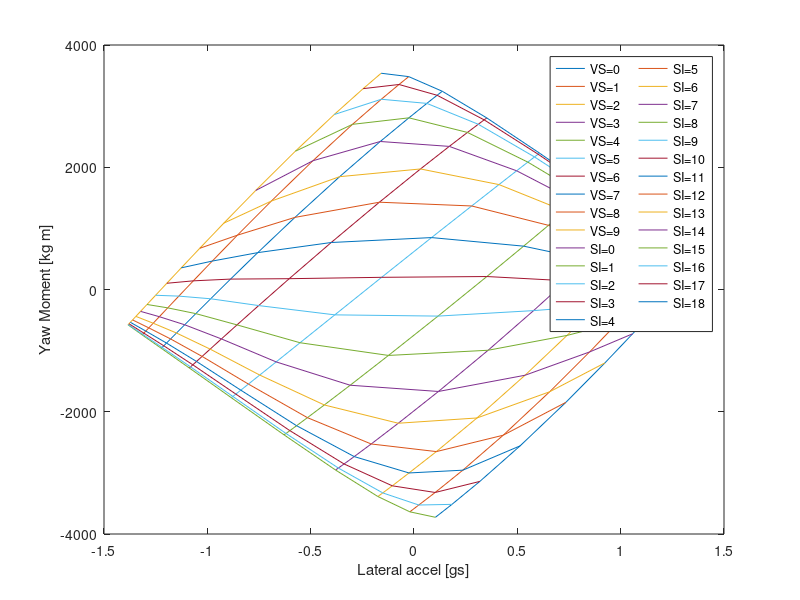

Source code (MATLAB):
clear all
clc

car = struct();%Definiciones del coche

g=9.81; %m/s^2

car.l=1.53; %longitud cotxe
car.a = 0.83;%Distancia ruedas del a cg
car.b = car.l-car.a;%Distancia ruedas tras a cg
car.Tf = 1.25;%Trackwith front
car.Tr = 1.15;%Trackwith rear
car.weight = 325; %Pes
car.Zrf=0.06791; %Roll center front
car.Zrr=0.07483; %Roll center rear
car.H=0.25;
car.Kf= 276.77; %roll stiffnes front
car.Kr= 249.6; %roll stiffnes rear
car.h= 0.3; 
car.copx=0.84; %centre de pressions
car.lambdaHy=1;
car.lambdaVy=1;
car.lambdauy=0.6; %scaling factor
car.lambdaKygamma=1;
car.lambdaCy=1;
car.lambdaEy=1;
car.lambdaKyalpha=1;
car.lambdaKygamma=1;
car.PF=0.75; %Front pressure Bar
car.PR=0.75; %Rrear pressure Bar
gammaF0=-1.2; %Front Camber deg
gammaR0=-1.2; %Rear Camber deg

tire = struct();%Valores adimensionales modelo de neumatico
tire.PCY1 = 1.5000; %shape factor (Afilar cantonades i estirar i atxatar)
tire.PDY1 = 2.35; %estirar o aixafar gràfica
tire.PDY2 = -0.4982;
tire.PDY3 = 10;
tire.PEY1 = -0.0028; %afilar cantonades
tire.PEY2 = 0.0019;
tire.PEY3 = -1.5129; %en negatiu s'afila la dreta i en postiu l'esquerra
tire.PEY4 = 230.59;
tire.PEY5 = -3.8505e+04;
tire.PKY1 = -25.5913;
tire.PKY2 = 1; %rotar sobre el centre antihorari
tire.PKY3 = 1.0000; 
tire.PKY4 = 2.0000; 
tire.PKY5 = -1.7614; 
tire.PKY6 = 4.1319;
tire.PKY7 = 2.4839;
tire.PHY1 = 0; %Desplaçar lateralment
tire.PHY2 = 0; %Desplaçar lateralment
tire.PVY1 = 0; %pujar i baixar la grafica sencera
tire.PVY2 = 0; %pujar i baixar la grafica sencera
tire.PVY3 = 0; %pujar i baixar la grafica sencera
tire.PVY4 = 2.9407;
tire.PPY1 = 0.2347; 
tire.PPY2 = 0.9613;
tire.PPY3 = -1.0855;
tire.PPY4 = -2;
tire.PPY5 = 0.0000;
tire.Fz0 = 1080;
tire.P0=0.97;
%Turn slip
z0=1;
z1=1;
z2=1;
z3=1;
z4=1;

%Ecuacio MZ(SA) Regressio 
a0m =       2.107;
a1m =      -3.933;
b1m =       61.61;
a2m =     -0.4837;
b2m =       10.06;
a3m =      0.7475;
b3m =        7.31;
a4m =      0.4277;
b4m =      -0.423;
a5m =       1.124;
b5m =       3.801;
wm =      0.2417;

MZ=@(SA)  a0m + a1m*cos(SA*wm) + b1m*sin(SA*wm) + a2m*cos(2*SA*wm) + b2m*sin(2*SA*wm) + a3m*cos(3*SA*wm) + b3m*sin(3*SA*wm) + a4m*cos(4*SA*wm) + b4m*sin(4*SA*wm) + a5m*cos(5*SA*wm) + b5m*sin(5*SA*wm);


%%%%%%%%%%%%%%%%%%%%%%%%%%%%%%%%%%%%%%%%%

%Imputs
Radi=9.125; %Radi de gir
deltadg=0:1:18;%Steering angles en graus
SI=deltadg'.*pi/180; %Steering angle en rad
R=sign(SI)*Radi;
Betadg=0:1:9; %Slip angle en graus
VS=Betadg'.*pi/180; %Slip angle rad
sliplim=15*pi/180; %Limit slip angle


%Izz=car.weight*(car.a^2+car.h^2); %Moment inercia
Wf=g*car.weight*car.b/(car.l);
Wr=g*car.weight*car.a/(car.l);


for i = 1:length(SI);
    Q=0; %es pel loop dels VS
    for j = 1:length(VS); 
        if Q==0
            w(i,j)=0.0000000001;
            Ay(i,j)=0;
            for k=1:10     
                
                df(i,j)=1.93*(w(i,j)*R(i)).^2; %Down Force
                dfR(i,j)=df(i,j)*car.copx/(1.53*2); %Down Force front
                dfF(i,j)=df(i,j)*(1.53-car.copx)/(1.53*2); %Down Force rear

                alphaFL(i,j)=((tan(VS(j))*(w(i,j)*R(i)))+(w(i,j)*car.a))./((w(i,j)*R(i))-w(i,j)*car.Tf/2)-SI(i); %slip angle front right en rad
                %alphaFL(i,j)=((tan(VS(j))*R)+car.a)./(R-car.Tf/2)-SI(i); %slip angle front left en rad
                if alphaFL(i,j)>sliplim;
                    alphaFL(i,j)=sliplim;
                elseif alphaFL(i,j)<-sliplim;
                    alphaFL(i,j)=-sliplim;
                end

                alphaFR(i,j)=((tan(VS(j))*(w(i,j)*R(i)))+(w(i,j)*car.a))./((w(i,j)*R(i))+w(i,j)*car.Tf/2)-SI(i); %slip angle front right en rad
                if alphaFR(i,j)>sliplim;
                    alphaFR(i,j)=sliplim;
                elseif alphaFR(i,j)<-sliplim;
                    alphaFR(i,j)=-sliplim;
                end

                alphaRL(i,j)=((tan(VS(j))*(w(i,j)*R(i)))-(w(i,j)*car.b))./((w(i,j)*R(i))-w(i,j)*car.Tr/2); %slip angle rear left en rad           
                if alphaRL(i,j)>sliplim;
                    alphaRL(i,j)=sliplim;
                elseif alphaRL(i,j)<-sliplim;
                    alphaRL(i,j)=-sliplim;
                end

                alphaRR(i,j)=((tan(VS(j))*(w(i,j)*R(i)))-(w(i,j)*car.b))./((w(i,j)*R(i))+w(i,j)*car.Tr/2); %slip angle rear right en rad
                if alphaRR(i,j)>sliplim;
                    alphaRR(i,j)=sliplim;
                elseif alphaRR(i,j)<-sliplim;
                    alphaRR(i,j)=-sliplim;
                end

                %Weight transfer
                WF(i,j)=Ay(i,j)*((g*car.weight/car.Tf)*((car.H*car.Kf/(car.Kf+car.Kr))+(car.b*car.Zrf/car.l))); %weight transfer front (La Ay es en g)
                WR(i,j)=Ay(i,j)*((g*car.weight/car.Tr)*((car.H*car.Kr/(car.Kf+car.Kr))+(car.a*car.Zrr/car.l))); %weight transfer rear (La Ay es en g)

                WFL(i,j)=WF(i,j);
                WFR(i,j)=-WF(i,j);
                WRL(i,j)=WR(i,j);
                WRR(i,j)=-WR(i,j);

                %Camber variation
                rollangle(i,j)=Ay(i,j)*car.weight*g*car.H/(car.Kr+car.Kf);
                gammaFL(i,j)=abs((gammaF0+0.55333*rollangle(i,j))*pi/180); %rollangle i camber en deg 
                gammaFR(i,j)=abs((gammaF0-0.55333*rollangle(i,j))*pi/180); %rollangle i camber en deg 
                gammaRL(i,j)=abs((gammaR0+0.55333*rollangle(i,j))*pi/180); %rollangle i camber en deg 
                gammaRR(i,j)=abs((gammaR0-0.55333*rollangle(i,j))*pi/180); %rollangle i camber en deg 


                %Front Left wheel
                FzFL(i,j) = (g*car.weight*car.b/(car.l*2))+WFL(i,j)+dfF(i,j);
                dfzFL(i,j)=(FzFL(i,j)-tire.Fz0)./tire.Fz0;
                dpiFL=(car.PF-tire.P0)/tire.P0;
                Shy0FL(i,j)=(tire.PHY1+tire.PHY2*dfzFL(i,j))*car.lambdaHy;
                Svy0FL(i,j)=FzFL(i,j)*(tire.PVY1+tire.PVY2*dfzFL(i,j))*car.lambdaVy*car.lambdauy*z2;
                SvygammaFL(i,j)=FzFL(i,j)*(tire.PVY3+tire.PVY4*dfzFL(i,j))*gammaFL(i,j)*car.lambdaKygamma*car.lambdauy*z2;
                SvyFL(i,j)=Svy0FL(i,j)+SvygammaFL(i,j);
                Kygamma0FL(i,j)=(tire.PKY6+tire.PKY7*dfzFL(i,j))*FzFL(i,j)*car.lambdaKygamma*(1+tire.PPY5*dpiFL);
                Kyalpha0FL(i,j)=tire.PKY1*tire.Fz0*(1+tire.PPY1*dpiFL)*sin(tire.PKY4*atan(FzFL(i,j)/((tire.PKY2*tire.Fz0*(1+tire.PPY2*dpiFL)))))*car.lambdaKyalpha;
                KyalphaFL(i,j)=tire.PKY1*tire.Fz0*(1+tire.PPY1*dpiFL)*sin(tire.PKY4*atan(FzFL(i,j)/((tire.PKY2+tire.PKY5*gammaFL(i,j)^2)*tire.Fz0*(1+tire.PPY2*dpiFL))))*(1-tire.PKY3*abs(gammaFL(i,j)))*car.lambdaKyalpha*z3;
                ShygammaFL(i,j)=((Kygamma0FL(i,j)*gammaFL(i,j)-SvygammaFL(i,j))/KyalphaFL(i,j))*z0+z4-1;
                ShyFL(i,j)=Shy0FL(i,j)+ShygammaFL(i,j);
                alphayFL(i,j)=-(alphaFL(i,j)+ShyFL(i,j));
                CyFL(i,j)=tire.PCY1*car.lambdaCy;
                uyFL(i,j)=(tire.PDY1+tire.PDY2*dfzFL(i,j))*(1+tire.PPY3*dpiFL+tire.PPY4*dpiFL^2)*(1-tire.PDY3*gammaFL(i,j)^2)*car.lambdauy;
                DyFL(i,j)=uyFL(i,j)*FzFL(i,j)*z2;
                EyFL(i,j)=(tire.PEY1+tire.PEY2*dfzFL(i,j))*(1+tire.PEY5*gammaFL(i,j)^2-(tire.PEY3+tire.PEY4*gammaFL(i,j))*sign(alphayFL(i,j)))*car.lambdaEy;
                ByFL(i,j)=KyalphaFL(i,j)/(CyFL(i,j)*DyFL(i,j));
                FypFL(i,j)=DyFL(i,j)*sin(CyFL(i,j)*atan(ByFL(i,j)*alphayFL(i,j)-EyFL(i,j).*(ByFL(i,j)*alphayFL(i,j)-atan(ByFL(i,j)*alphayFL(i,j)))))+SvyFL(i,j);
                %MF61Y:
                Gxalpha=1;%combined slip weiht function
                Svyk=0;%combined slip braking included
                FyFL(i,j)=-Gxalpha*FypFL(i,j)+Svyk;


                %Front Right wheel
                FzFR(i,j) = (g*car.weight*car.b/(car.l*2))+WFR(i,j)+dfF(i,j);
                dfzFR(i,j)=(FzFR(i,j)-tire.Fz0)./tire.Fz0;
                dpiFR=(car.PF-tire.P0)/tire.P0;
                Shy0FR(i,j)=(tire.PHY1+tire.PHY2*dfzFR(i,j))*car.lambdaHy;
                Svy0FR(i,j)=FzFR(i,j)*(tire.PVY1+tire.PVY2*dfzFR(i,j))*car.lambdaVy*car.lambdauy*z2;
                SvygammaFR(i,j)=FzFR(i,j)*(tire.PVY3+tire.PVY4*dfzFR(i,j))*gammaFR(i,j)*car.lambdaKygamma*car.lambdauy*z2;
                SvyFR(i,j)=Svy0FR(i,j)+SvygammaFR(i,j);
                Kygamma0FR(i,j)=(tire.PKY6+tire.PKY7*dfzFR(i,j))*FzFR(i,j)*car.lambdaKygamma*(1+tire.PPY5*dpiFR);
                Kyalpha0FR(i,j)=tire.PKY1*tire.Fz0*(1+tire.PPY1*dpiFR)*sin(tire.PKY4*atan(FzFR(i,j)/((tire.PKY2*tire.Fz0*(1+tire.PPY2*dpiFR)))))*car.lambdaKyalpha;
                KyalphaFR(i,j)=tire.PKY1*tire.Fz0*(1+tire.PPY1*dpiFR)*sin(tire.PKY4*atan(FzFR(i,j)/((tire.PKY2+tire.PKY5*gammaFR(i,j)^2)*tire.Fz0*(1+tire.PPY2*dpiFR))))*(1-tire.PKY3*abs(gammaFR(i,j)))*car.lambdaKyalpha*z3;
                ShygammaFR(i,j)=((Kygamma0FR(i,j)*gammaFR(i,j)-SvygammaFR(i,j))/KyalphaFR(i,j))*z0+z4-1;
                ShyFR(i,j)=Shy0FR(i,j)+ShygammaFR(i,j);
                alphayFR(i,j)=alphaFR(i,j)+ShyFR(i,j);
                CyFR(i,j)=tire.PCY1*car.lambdaCy;
                uyFR(i,j)=(tire.PDY1+tire.PDY2*dfzFR(i,j))*(1+tire.PPY3*dpiFR+tire.PPY4*dpiFR^2)*(1-tire.PDY3*gammaFR(i,j)^2)*car.lambdauy;
                DyFR(i,j)=uyFR(i,j)*FzFR(i,j)*z2;
                EyFR(i,j)=(tire.PEY1+tire.PEY2*dfzFR(i,j))*(1+tire.PEY5*gammaFR(i,j)^2-(tire.PEY3+tire.PEY4*gammaFR(i,j))*sign(alphayFR(i,j)))*car.lambdaEy;
                ByFR(i,j)=KyalphaFR(i,j)/(CyFR(i,j)*DyFR(i,j));
                FypFR(i,j)=DyFR(i,j)*sin(CyFR(i,j)*atan(ByFR(i,j)*alphayFR(i,j)-EyFR(i,j).*(ByFR(i,j)*alphayFR(i,j)-atan(ByFR(i,j)*alphayFR(i,j)))))+SvyFR(i,j);
                %MF61Y:
                Gxalpha=1;%conbined slip weiht function
                Svyk=0;%conbined slip braking included
                FyFR(i,j)=Gxalpha*FypFR(i,j)+Svyk;


                %Rear Left wheel
                FzRL(i,j) = (g*car.weight*car.a/(car.l*2))+WRL(i,j)+dfR(i,j);
                dfzRL(i,j)=(FzRL(i,j)-tire.Fz0)./tire.Fz0;
                dpiRL=(car.PR-tire.P0)/tire.P0;
                Shy0RL(i,j)=(tire.PHY1+tire.PHY2*dfzRL(i,j))*car.lambdaHy;
                Svy0RL(i,j)=FzRL(i,j)*(tire.PVY1+tire.PVY2*dfzRL(i,j))*car.lambdaVy*car.lambdauy*z2;
                SvygammaRL(i,j)=FzRL(i,j)*(tire.PVY3+tire.PVY4*dfzRL(i,j))*gammaRL(i,j)*car.lambdaKygamma*car.lambdauy*z2;
                SvyRL(i,j)=Svy0RL(i,j)+SvygammaRL(i,j);
                Kygamma0RL(i,j)=(tire.PKY6+tire.PKY7*dfzRL(i,j))*FzRL(i,j)*car.lambdaKygamma*(1+tire.PPY5*dpiRL);
                Kyalpha0RL(i,j)=tire.PKY1*tire.Fz0*(1+tire.PPY1*dpiRL)*sin(tire.PKY4*atan(FzRL(i,j)/((tire.PKY2*tire.Fz0*(1+tire.PPY2*dpiRL)))))*car.lambdaKyalpha;
                KyalphaRL(i,j)=tire.PKY1*tire.Fz0*(1+tire.PPY1*dpiRL)*sin(tire.PKY4*atan(FzRL(i,j)/((tire.PKY2+tire.PKY5*gammaRL(i,j)^2)*tire.Fz0*(1+tire.PPY2*dpiRL))))*(1-tire.PKY3*abs(gammaRL(i,j)))*car.lambdaKyalpha*z3;
                ShygammaRL(i,j)=((Kygamma0RL(i,j)*gammaRL(i,j)-SvygammaRL(i,j))/KyalphaRL(i,j))*z0+z4-1;
                ShyRL(i,j)=Shy0RL(i,j)+ShygammaRL(i,j);
                alphayRL(i,j)=-(alphaRL(i,j)+ShyRL(i,j));
                CyRL(i,j)=tire.PCY1*car.lambdaCy;
                uyRL(i,j)=(tire.PDY1+tire.PDY2*dfzRL(i,j))*(1+tire.PPY3*dpiRL+tire.PPY4*dpiRL^2)*(1-tire.PDY3*gammaRL(i,j)^2)*car.lambdauy;
                DyRL(i,j)=uyRL(i,j)*FzRL(i,j)*z2;
                EyRL(i,j)=(tire.PEY1+tire.PEY2*dfzRL(i,j))*(1+tire.PEY5*gammaRL(i,j)^2-(tire.PEY3+tire.PEY4*gammaRL(i,j))*sign(alphayRL(i,j)))*car.lambdaEy;
                ByRL(i,j)=KyalphaRL(i,j)/(CyRL(i,j)*DyRL(i,j));
                FypRL(i,j)=DyRL(i,j)*sin(CyRL(i,j)*atan(ByRL(i,j)*alphayRL(i,j)-EyRL(i,j).*(ByRL(i,j)*alphayRL(i,j)-atan(ByRL(i,j)*alphayRL(i,j)))))+SvyRL(i,j);
                %MF61Y:
                Gxalpha=1;%conbined slip weiht function
                Svyk=0;%conbined slip braking included
                FyRL(i,j)=-Gxalpha*FypRL(i,j)+Svyk;


                %Rear Right wheel
                FzRR(i,j) =(g*car.weight*car.a/(car.l*2))+WRR(i,j)+dfR(i,j);
                dfzRR(i,j)=(FzRR(i,j)-tire.Fz0)./tire.Fz0;
                dpiRR=(car.PR-tire.P0)/tire.P0;
                Shy0RR(i,j)=(tire.PHY1+tire.PHY2*dfzRR(i,j))*car.lambdaHy;
                Svy0RR(i,j)=FzRR(i,j)*(tire.PVY1+tire.PVY2*dfzRR(i,j))*car.lambdaVy*car.lambdauy*z2;
                SvygammaRR(i,j)=FzRR(i,j)*(tire.PVY3+tire.PVY4*dfzRR(i,j))*gammaRR(i,j)*car.lambdaKygamma*car.lambdauy*z2;
                SvyRR(i,j)=Svy0RR(i,j)+SvygammaRR(i,j);
                Kygamma0RR(i,j)=(tire.PKY6+tire.PKY7*dfzRR(i,j))*FzRR(i,j)*car.lambdaKygamma*(1+tire.PPY5*dpiRR);
                Kyalpha0RR(i,j)=tire.PKY1*tire.Fz0*(1+tire.PPY1*dpiRR)*sin(tire.PKY4*atan(FzRR(i,j)/((tire.PKY2*tire.Fz0*(1+tire.PPY2*dpiRR)))))*car.lambdaKyalpha;
                KyalphaRR(i,j)=tire.PKY1*tire.Fz0*(1+tire.PPY1*dpiRR)*sin(tire.PKY4*atan(FzRR(i,j)/((tire.PKY2+tire.PKY5*gammaRR(i,j)^2)*tire.Fz0*(1+tire.PPY2*dpiRR))))*(1-tire.PKY3*abs(gammaRR(i,j)))*car.lambdaKyalpha*z3;
                ShygammaRR(i,j)=((Kygamma0RR(i,j)*gammaRR(i,j)-SvygammaRR(i,j))/KyalphaRR(i,j))*z0+z4-1;
                ShyRR(i,j)=Shy0RR(i,j)+ShygammaRR(i,j);
                alphayRR(i,j)=alphaRR(i,j)+ShyRR(i,j);
                CyRR(i,j)=tire.PCY1*car.lambdaCy;
                uyRR(i,j)=(tire.PDY1+tire.PDY2*dfzRR(i,j))*(1+tire.PPY3*dpiRR+tire.PPY4*dpiRR^2)*(1-tire.PDY3*gammaRR(i,j)^2)*car.lambdauy;
                DyRR(i,j)=uyRR(i,j)*FzRR(i,j)*z2;
                EyRR(i,j)=(tire.PEY1+tire.PEY2*dfzRR(i,j))*(1+tire.PEY5*gammaRR(i,j)^2-(tire.PEY3+tire.PEY4*gammaRR(i,j))*sign(alphayRR(i,j)))*car.lambdaEy;
                ByRR(i,j)=KyalphaRR(i,j)/(CyRR(i,j)*DyRR(i,j));
                FypRR(i,j)=DyRR(i,j)*sin(CyRR(i,j)*atan(ByRR(i,j)*alphayRR(i,j)-EyRR(i,j).*(ByRR(i,j)*alphayRR(i,j)-atan(ByRR(i,j)*alphayRR(i,j)))))+SvyRR(i,j);
                %MF61Y:
                Gxalpha=1;%conbined slip weiht function
                Svyk=0;%conbined slip braking included
                FyRR(i,j)=Gxalpha*FypRR(i,j)+Svyk;


                %Izz(i,j)=(car.a/car.l)*(FzFL(i,j)+FzFR(i,j))*car.a^2+(car.b/car.l)*(FzRR(i,j)+FzRL(i,j))*car.b^2;
                if Q==0
                    Ay(i,j)=(FyFL(i,j)*(cos(SI(i)))+FyFR(i,j)*(cos(SI(i)))+(FyRR(i,j)+FyRL(i,j)))/(car.weight*g); %Acceleracio lateral o centripeta en g
                end
                %Ay(i,j)=(FyFL(i,j)*(cos(SI(i)-alphaFL(i,j)))+FyFR(i,j)*(cos(SI(i)-alphaFR(i,j)))+(FyRR(i,j)+FyRL(i,j)))/(car.weight*g); %Acceleracio lateral o centripeta
                YawMoment(i,j)=(FyFL(i,j).*cos(SI(i))+FyFR(i,j).*cos(SI(i)))*car.a-(FyRR(i,j)+FyRL(i,j))*car.b +MZ(alphaFL(i,j))+MZ(alphaFR(i,j))+MZ(alphaRL(i,j))+MZ(alphaRR(i,j));
                %YawMoment(i,j)=(FyFL(i,j).*cos(SI(i)-alphaFL(i,j))+FyFR(i,j).*cos(SI(i)-alphaFL(i,j)))*car.a-(FyRR(i,j)+FyRL(i,j))*car.b-MZ(alphaFL(i,j))-MZ(alphaFR(i,j))-MZ(alphaRL(i,j))-MZ(alphaRR(i,j));
                %YawAccel(i,j)=YawMoment(i,j)./Izz(i,j)*180/pi;
                %w(i,j)=Ay(i,j)*g/(w(i,j)*R);
                w(i,j)=-sign(SI(i))*sqrt(abs(Ay(i,j).*g/R(i)));  
                 %{
                if Ay(i,j)>0
                    Q=0;
                elseif Ay(i,j)<=0 %&& j>1
                    Q=1;
                    %Ay(i,j)=Ay(i,j-1);
                    Ay(i,j)=0;
                    for Q=1:1
                        df(i,j)=1.93*(w(i,j)*R(i)).^2; %Down Force
                        dfR(i,j)=df(i,j)*car.copx/(1.53*2); %Down Force front
                        dfF(i,j)=df(i,j)*(1.53-car.copx)/(1.53*2); %Down Force rear

                        alphaFL(i,j)=((tan(VS(j))*(w(i,j)*R(i)))+(w(i,j)*car.a))./((w(i,j)*R(i))-w(i,j)*car.Tf/2)-SI(i); %slip angle front right en rad
                        %alphaFL(i,j)=((tan(VS(j))*R)+car.a)./(R-car.Tf/2)-SI(i); %slip angle front left en rad
                        if alphaFL(i,j)>sliplim;
                            alphaFL(i,j)=sliplim;
                        elseif alphaFL(i,j)<-sliplim;
                            alphaFL(i,j)=-sliplim;
                        end

                        alphaFR(i,j)=((tan(VS(j))*(w(i,j)*R(i)))+(w(i,j)*car.a))./((w(i,j)*R(i))+w(i,j)*car.Tf/2)-SI(i); %slip angle front right en rad
                        if alphaFR(i,j)>sliplim;
                            alphaFR(i,j)=sliplim;
                        elseif alphaFR(i,j)<-sliplim;
                            alphaFR(i,j)=-sliplim;
                        end

                        alphaRL(i,j)=((tan(VS(j))*(w(i,j)*R(i)))-(w(i,j)*car.b))./((w(i,j)*R(i))-w(i,j)*car.Tr/2); %slip angle rear left en rad           
                        if alphaRL(i,j)>sliplim;
                            alphaRL(i,j)=sliplim;
                        elseif alphaRL(i,j)<-sliplim;
                            alphaRL(i,j)=-sliplim;
                        end

                        alphaRR(i,j)=((tan(VS(j))*(w(i,j)*R(i)))-(w(i,j)*car.b))./((w(i,j)*R(i))+w(i,j)*car.Tr/2); %slip angle rear right en rad
                        if alphaRR(i,j)>sliplim;
                            alphaRR(i,j)=sliplim;
                        elseif alphaRR(i,j)<-sliplim;
                            alphaRR(i,j)=-sliplim;
                        end

                        %Weight transfer
                        WF(i,j)=Ay(i,j)*((g*car.weight/car.Tf)*((car.H*car.Kf/(car.Kf+car.Kr))+(car.b*car.Zrf/car.l))); %weight transfer front (La Ay es en g)
                        WR(i,j)=Ay(i,j)*((g*car.weight/car.Tr)*((car.H*car.Kr/(car.Kf+car.Kr))+(car.a*car.Zrr/car.l))); %weight transfer rear (La Ay es en g)

                        WFL(i,j)=WF(i,j);
                        WFR(i,j)=-WF(i,j);
                        WRL(i,j)=WR(i,j);
                        WRR(i,j)=-WR(i,j);

                        %Camber variation
                        rollangle(i,j)=Ay(i,j)*car.weight*g*car.H/(car.Kr+car.Kf);
                        gammaFL(i,j)=abs((gammaF0+0.55333*rollangle(i,j))*pi/180); %rollangle i camber en deg 
                        gammaFR(i,j)=abs((gammaF0-0.55333*rollangle(i,j))*pi/180); %rollangle i camber en deg 
                        gammaRL(i,j)=abs((gammaR0+0.55333*rollangle(i,j))*pi/180); %rollangle i camber en deg 
                        gammaRR(i,j)=abs((gammaR0-0.55333*rollangle(i,j))*pi/180); %rollangle i camber en deg 


                        %Front Left wheel
                        FzFL(i,j) = (g*car.weight*car.b/(car.l*2))+WFL(i,j)+dfF(i,j);
                        dfzFL(i,j)=(FzFL(i,j)-tire.Fz0)./tire.Fz0;
                        dpiFL=(car.PF-tire.P0)/tire.P0;
                        Shy0FL(i,j)=(tire.PHY1+tire.PHY2*dfzFL(i,j))*car.lambdaHy;
                        Svy0FL(i,j)=FzFL(i,j)*(tire.PVY1+tire.PVY2*dfzFL(i,j))*car.lambdaVy*car.lambdauy*z2;
                        SvygammaFL(i,j)=FzFL(i,j)*(tire.PVY3+tire.PVY4*dfzFL(i,j))*gammaFL(i,j)*car.lambdaKygamma*car.lambdauy*z2;
                        SvyFL(i,j)=Svy0FL(i,j)+SvygammaFL(i,j);
                        Kygamma0FL(i,j)=(tire.PKY6+tire.PKY7*dfzFL(i,j))*FzFL(i,j)*car.lambdaKygamma*(1+tire.PPY5*dpiFL);
                        Kyalpha0FL(i,j)=tire.PKY1*tire.Fz0*(1+tire.PPY1*dpiFL)*sin(tire.PKY4*atan(FzFL(i,j)/((tire.PKY2*tire.Fz0*(1+tire.PPY2*dpiFL)))))*car.lambdaKyalpha;
                        KyalphaFL(i,j)=tire.PKY1*tire.Fz0*(1+tire.PPY1*dpiFL)*sin(tire.PKY4*atan(FzFL(i,j)/((tire.PKY2+tire.PKY5*gammaFL(i,j)^2)*tire.Fz0*(1+tire.PPY2*dpiFL))))*(1-tire.PKY3*abs(gammaFL(i,j)))*car.lambdaKyalpha*z3;
                        ShygammaFL(i,j)=((Kygamma0FL(i,j)*gammaFL(i,j)-SvygammaFL(i,j))/KyalphaFL(i,j))*z0+z4-1;
                        ShyFL(i,j)=Shy0FL(i,j)+ShygammaFL(i,j);
                        alphayFL(i,j)=-(alphaFL(i,j)+ShyFL(i,j));
                        CyFL(i,j)=tire.PCY1*car.lambdaCy;
                        uyFL(i,j)=(tire.PDY1+tire.PDY2*dfzFL(i,j))*(1+tire.PPY3*dpiFL+tire.PPY4*dpiFL^2)*(1-tire.PDY3*gammaFL(i,j)^2)*car.lambdauy;
                        DyFL(i,j)=uyFL(i,j)*FzFL(i,j)*z2;
                        EyFL(i,j)=(tire.PEY1+tire.PEY2*dfzFL(i,j))*(1+tire.PEY5*gammaFL(i,j)^2-(tire.PEY3+tire.PEY4*gammaFL(i,j))*sign(alphayFL(i,j)))*car.lambdaEy;
                        ByFL(i,j)=KyalphaFL(i,j)/(CyFL(i,j)*DyFL(i,j));
                        FypFL(i,j)=DyFL(i,j)*sin(CyFL(i,j)*atan(ByFL(i,j)*alphayFL(i,j)-EyFL(i,j).*(ByFL(i,j)*alphayFL(i,j)-atan(ByFL(i,j)*alphayFL(i,j)))))+SvyFL(i,j);
                        %MF61Y:
                        Gxalpha=1;%combined slip weiht function
                        Svyk=0;%combined slip braking included
                        FyFL(i,j)=-Gxalpha*FypFL(i,j)+Svyk;


                        %Front Right wheel
                        FzFR(i,j) = (g*car.weight*car.b/(car.l*2))+WFR(i,j)+dfF(i,j);
                        dfzFR(i,j)=(FzFR(i,j)-tire.Fz0)./tire.Fz0;
                        dpiFR=(car.PF-tire.P0)/tire.P0;
                        Shy0FR(i,j)=(tire.PHY1+tire.PHY2*dfzFR(i,j))*car.lambdaHy;
                        Svy0FR(i,j)=FzFR(i,j)*(tire.PVY1+tire.PVY2*dfzFR(i,j))*car.lambdaVy*car.lambdauy*z2;
                        SvygammaFR(i,j)=FzFR(i,j)*(tire.PVY3+tire.PVY4*dfzFR(i,j))*gammaFR(i,j)*car.lambdaKygamma*car.lambdauy*z2;
                        SvyFR(i,j)=Svy0FR(i,j)+SvygammaFR(i,j);
                        Kygamma0FR(i,j)=(tire.PKY6+tire.PKY7*dfzFR(i,j))*FzFR(i,j)*car.lambdaKygamma*(1+tire.PPY5*dpiFR);
                        Kyalpha0FR(i,j)=tire.PKY1*tire.Fz0*(1+tire.PPY1*dpiFR)*sin(tire.PKY4*atan(FzFR(i,j)/((tire.PKY2*tire.Fz0*(1+tire.PPY2*dpiFR)))))*car.lambdaKyalpha;
                        KyalphaFR(i,j)=tire.PKY1*tire.Fz0*(1+tire.PPY1*dpiFR)*sin(tire.PKY4*atan(FzFR(i,j)/((tire.PKY2+tire.PKY5*gammaFR(i,j)^2)*tire.Fz0*(1+tire.PPY2*dpiFR))))*(1-tire.PKY3*abs(gammaFR(i,j)))*car.lambdaKyalpha*z3;
                        ShygammaFR(i,j)=((Kygamma0FR(i,j)*gammaFR(i,j)-SvygammaFR(i,j))/KyalphaFR(i,j))*z0+z4-1;
                        ShyFR(i,j)=Shy0FR(i,j)+ShygammaFR(i,j);
                        alphayFR(i,j)=alphaFR(i,j)+ShyFR(i,j);
                        CyFR(i,j)=tire.PCY1*car.lambdaCy;
                        uyFR(i,j)=(tire.PDY1+tire.PDY2*dfzFR(i,j))*(1+tire.PPY3*dpiFR+tire.PPY4*dpiFR^2)*(1-tire.PDY3*gammaFR(i,j)^2)*car.lambdauy;
                        DyFR(i,j)=uyFR(i,j)*FzFR(i,j)*z2;
                        EyFR(i,j)=(tire.PEY1+tire.PEY2*dfzFR(i,j))*(1+tire.PEY5*gammaFR(i,j)^2-(tire.PEY3+tire.PEY4*gammaFR(i,j))*sign(alphayFR(i,j)))*car.lambdaEy;
                        ByFR(i,j)=KyalphaFR(i,j)/(CyFR(i,j)*DyFR(i,j));
                        FypFR(i,j)=DyFR(i,j)*sin(CyFR(i,j)*atan(ByFR(i,j)*alphayFR(i,j)-EyFR(i,j).*(ByFR(i,j)*alphayFR(i,j)-atan(ByFR(i,j)*alphayFR(i,j)))))+SvyFR(i,j);
                        %MF61Y:
                        Gxalpha=1;%conbined slip weiht function
                        Svyk=0;%conbined slip braking included
                        FyFR(i,j)=Gxalpha*FypFR(i,j)+Svyk;


                        %Rear Left wheel
                        FzRL(i,j) = (g*car.weight*car.a/(car.l*2))+WRL(i,j)+dfR(i,j);
                        dfzRL(i,j)=(FzRL(i,j)-tire.Fz0)./tire.Fz0;
                        dpiRL=(car.PR-tire.P0)/tire.P0;
                        Shy0RL(i,j)=(tire.PHY1+tire.PHY2*dfzRL(i,j))*car.lambdaHy;
                        Svy0RL(i,j)=FzRL(i,j)*(tire.PVY1+tire.PVY2*dfzRL(i,j))*car.lambdaVy*car.lambdauy*z2;
                        SvygammaRL(i,j)=FzRL(i,j)*(tire.PVY3+tire.PVY4*dfzRL(i,j))*gammaRL(i,j)*car.lambdaKygamma*car.lambdauy*z2;
                        SvyRL(i,j)=Svy0RL(i,j)+SvygammaRL(i,j);
                        Kygamma0RL(i,j)=(tire.PKY6+tire.PKY7*dfzRL(i,j))*FzRL(i,j)*car.lambdaKygamma*(1+tire.PPY5*dpiRL);
                        Kyalpha0RL(i,j)=tire.PKY1*tire.Fz0*(1+tire.PPY1*dpiRL)*sin(tire.PKY4*atan(FzRL(i,j)/((tire.PKY2*tire.Fz0*(1+tire.PPY2*dpiRL)))))*car.lambdaKyalpha;
                        KyalphaRL(i,j)=tire.PKY1*tire.Fz0*(1+tire.PPY1*dpiRL)*sin(tire.PKY4*atan(FzRL(i,j)/((tire.PKY2+tire.PKY5*gammaRL(i,j)^2)*tire.Fz0*(1+tire.PPY2*dpiRL))))*(1-tire.PKY3*abs(gammaRL(i,j)))*car.lambdaKyalpha*z3;
                        ShygammaRL(i,j)=((Kygamma0RL(i,j)*gammaRL(i,j)-SvygammaRL(i,j))/KyalphaRL(i,j))*z0+z4-1;
                        ShyRL(i,j)=Shy0RL(i,j)+ShygammaRL(i,j);
                        alphayRL(i,j)=-(alphaRL(i,j)+ShyRL(i,j));
                        CyRL(i,j)=tire.PCY1*car.lambdaCy;
                        uyRL(i,j)=(tire.PDY1+tire.PDY2*dfzRL(i,j))*(1+tire.PPY3*dpiRL+tire.PPY4*dpiRL^2)*(1-tire.PDY3*gammaRL(i,j)^2)*car.lambdauy;
                        DyRL(i,j)=uyRL(i,j)*FzRL(i,j)*z2;
                        EyRL(i,j)=(tire.PEY1+tire.PEY2*dfzRL(i,j))*(1+tire.PEY5*gammaRL(i,j)^2-(tire.PEY3+tire.PEY4*gammaRL(i,j))*sign(alphayRL(i,j)))*car.lambdaEy;
                        ByRL(i,j)=KyalphaRL(i,j)/(CyRL(i,j)*DyRL(i,j));
                        FypRL(i,j)=DyRL(i,j)*sin(CyRL(i,j)*atan(ByRL(i,j)*alphayRL(i,j)-EyRL(i,j).*(ByRL(i,j)*alphayRL(i,j)-atan(ByRL(i,j)*alphayRL(i,j)))))+SvyRL(i,j);
                        %MF61Y:
                        Gxalpha=1;%conbined slip weiht function
                        Svyk=0;%conbined slip braking included
                        FyRL(i,j)=-Gxalpha*FypRL(i,j)+Svyk;


                        %Rear Right wheel
                        FzRR(i,j) =(g*car.weight*car.a/(car.l*2))+WRR(i,j)+dfR(i,j);
                        dfzRR(i,j)=(FzRR(i,j)-tire.Fz0)./tire.Fz0;
                        dpiRR=(car.PR-tire.P0)/tire.P0;
                        Shy0RR(i,j)=(tire.PHY1+tire.PHY2*dfzRR(i,j))*car.lambdaHy;
                        Svy0RR(i,j)=FzRR(i,j)*(tire.PVY1+tire.PVY2*dfzRR(i,j))*car.lambdaVy*car.lambdauy*z2;
                        SvygammaRR(i,j)=FzRR(i,j)*(tire.PVY3+tire.PVY4*dfzRR(i,j))*gammaRR(i,j)*car.lambdaKygamma*car.lambdauy*z2;
                        SvyRR(i,j)=Svy0RR(i,j)+SvygammaRR(i,j);
                        Kygamma0RR(i,j)=(tire.PKY6+tire.PKY7*dfzRR(i,j))*FzRR(i,j)*car.lambdaKygamma*(1+tire.PPY5*dpiRR);
                        Kyalpha0RR(i,j)=tire.PKY1*tire.Fz0*(1+tire.PPY1*dpiRR)*sin(tire.PKY4*atan(FzRR(i,j)/((tire.PKY2*tire.Fz0*(1+tire.PPY2*dpiRR)))))*car.lambdaKyalpha;
                        KyalphaRR(i,j)=tire.PKY1*tire.Fz0*(1+tire.PPY1*dpiRR)*sin(tire.PKY4*atan(FzRR(i,j)/((tire.PKY2+tire.PKY5*gammaRR(i,j)^2)*tire.Fz0*(1+tire.PPY2*dpiRR))))*(1-tire.PKY3*abs(gammaRR(i,j)))*car.lambdaKyalpha*z3;
                        ShygammaRR(i,j)=((Kygamma0RR(i,j)*gammaRR(i,j)-SvygammaRR(i,j))/KyalphaRR(i,j))*z0+z4-1;
                        ShyRR(i,j)=Shy0RR(i,j)+ShygammaRR(i,j);
                        alphayRR(i,j)=alphaRR(i,j)+ShyRR(i,j);
                        CyRR(i,j)=tire.PCY1*car.lambdaCy;
                        uyRR(i,j)=(tire.PDY1+tire.PDY2*dfzRR(i,j))*(1+tire.PPY3*dpiRR+tire.PPY4*dpiRR^2)*(1-tire.PDY3*gammaRR(i,j)^2)*car.lambdauy;
                        DyRR(i,j)=uyRR(i,j)*FzRR(i,j)*z2;
                        EyRR(i,j)=(tire.PEY1+tire.PEY2*dfzRR(i,j))*(1+tire.PEY5*gammaRR(i,j)^2-(tire.PEY3+tire.PEY4*gammaRR(i,j))*sign(alphayRR(i,j)))*car.lambdaEy;
                        ByRR(i,j)=KyalphaRR(i,j)/(CyRR(i,j)*DyRR(i,j));
                        FypRR(i,j)=DyRR(i,j)*sin(CyRR(i,j)*atan(ByRR(i,j)*alphayRR(i,j)-EyRR(i,j).*(ByRR(i,j)*alphayRR(i,j)-atan(ByRR(i,j)*alphayRR(i,j)))))+SvyRR(i,j);
                        %MF61Y:
                        Gxalpha=1;%conbined slip weiht function
                        Svyk=0;%conbined slip braking included
                        FyRR(i,j)=Gxalpha*FypRR(i,j)+Svyk;
                        YawMoment(i,j)=(FyFL(i,j).*cos(SI(i))+FyFR(i,j).*cos(SI(i)))*car.a-(FyRR(i,j)+FyRL(i,j))*car.b +MZ(alphaFL(i,j))+MZ(alphaFR(i,j))+MZ(alphaRL(i,j))+MZ(alphaRR(i,j));
                    end
                    break
                end
                %}
                end
        end
    end
end

wmax=max(abs(w(:)))
Tskidpad= 2*pi/wmax
[M,N]=size(YawMoment);

%Plotting Yaw Moment versus Lateral Acceleration
figure
for i=1:N
    plot(Ay(:,i),YawMoment(:,i))
    hold on
end

for i=1:M
    plot(Ay(i,:),YawMoment(i,:))
    hold on
end
xlabel('Lateral accel [gs]')
ylabel('Yaw Moment [kg m]')
legendCell_VS = cellstr(num2str(VS*180/pi, 'VS=%-d'));
legendCell_SI = cellstr(num2str(SI*180/pi, 'SI=%-d'));
legend([legendCell_VS;legendCell_SI], 'NumColumns',2)


%{
figure
for i=1:N
    plot(Ay(:,i)/g,YawAccel(:,i))
    hold on
end
for i=1:M
    plot(Ay(i,:)/g,YawAccel(i,:))
    hold on
end
legendCell_VS = cellstr(num2str(VS', 'VS=%-d'));
legendCell_SI = cellstr(num2str(SI', 'SI=%-d'));
legend([legendCell_VS;legendCell_SI], 'NumColumns',2)
xlabel('Lateral accel [gs]')
ylabel('Yaw Accel [deg/s^2]')
%}
